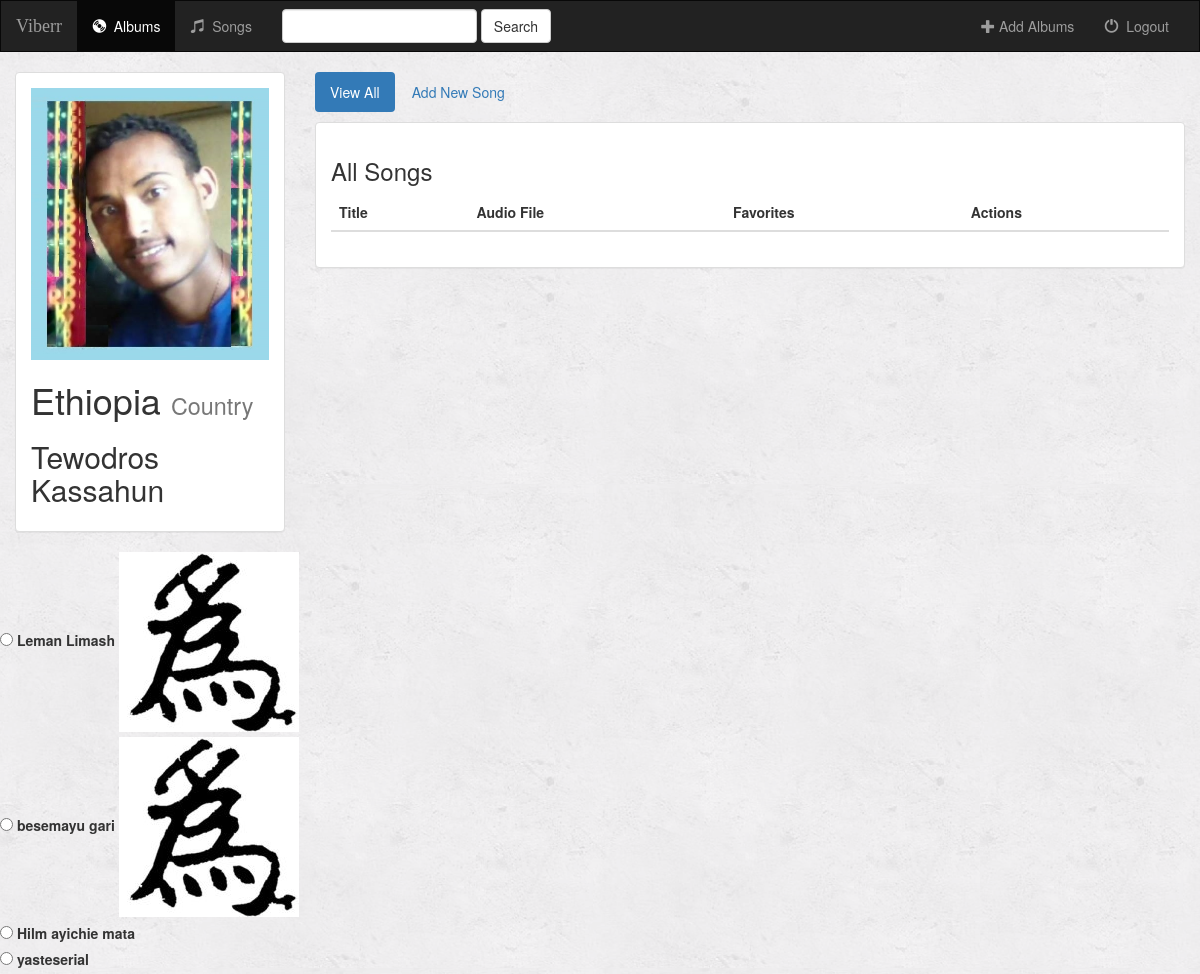
The app's page /music/1/ with its own data.
### music/models.py (models this page shows, shortened)
class Album(models.Model):
    artist = models.CharField(max_length=250)
    album_title = models.CharField(max_length=500)
    genre = models.CharField(max_length=100)
    album_logo = models.FileField()

class Song(models.Model):
    album = models.ForeignKey(Album, on_delete=models.CASCADE)
    file_type = models.CharField(max_length=10)
    song_title = models.CharField(max_length=250)
    is_favorite = models.BooleanField(default=False)

### music/views.py (the view)
# urls.py: url(r'^(?P<pk>[0-9]+)/$', views.DetailView.as_view(), name='detail'),
class DetailView(generic.DetailView):
    model = Album
    template_name = 'music/detail.html'

### music/templates/music/detail.html (shortened to what this page needs)
{% extends 'music/base.html' %}
{% block body %}
    <div class="container-fluid songs-container">
        <div class="row">
            <div class="col-sm-4 col-md-3">
                <div class="panel panel-default">
                    <div class="panel-body">
                        <a href="{% url 'detail' album.id %}">
                            <img src="{{ album.album_logo.url }}" class="img-responsive">
                        </a>
                        <h1>{{ album.album_title }}
                            <small>{{ album.genre }}</small>
                        </h1>
                        <h2>{{ album.artist }}</h2>
                    </div>
                </div>
            </div>
            <div class="col-sm-8 col-md-9">
                <ul class="nav nav-pills" style="margin-bottom: 10px;">
                    <li class="active"><a href="{% url 'detail' album.id %}">View All</a> </li>
                    <li><a href="#">Add New Song </a> </li>
                </ul>
                <div class="panel panel-default">
                    <div class="panel-body">
                        <h3>All Songs</h3>
                        <table class="table">
                            <thead>
                                <tr>
                                    <th>Title</th>
                                    <th>Audio File</th>
                                    <th>Favorites</th>
                                    <th>Actions</th>
                                </tr>
                            </thead>
                        </table>
                    </div>
                </div>
            </div>
        </div>
    </div>
        {% for song in album.song_set.all %}
            <input type="radio" id="song{{ forloop.counter }}" name="song" value="{{ song.id }}"/>
            <label for="song{{ forloop.counter }}" >
                {{ song.song_title }}
                {% if song.is_favorite %}
                    <img src="../../static/music/images/logo.jpeg" />
                {% endif %}
            </label>
            <br>
        {% endfor %}
{% endblock %}

### music/templates/music/base.html (shortened to what this page needs)
<!DOCTYPE html>
<html lang="en">
<head>
    {% load staticfiles %}
    <link rel="stylesheet" href="{% static 'music/bootstrap/css/bootstrap.min.css' %}" />
    <link rel="stylesheet" type="text/css" href="{% static 'music/style.css' %}" />
</head>
<body>
    <nav class="navbar navbar-inverse">
    <div class="container-fluid">
        <div class="navbar-header">
            <a class="navbar-brand" href="{% url 'index' %}">Viberr</a>
        </div>
        <div class="collapse navbar-collapse" id="topNavBar">
            <ul class="nav navbar-nav">
                <li class="active">
                    <a href="{% url 'index' %}" >
                        <span class="glyphicon glyphicon-cd" aria-hidden="true"></span>&nbsp; Albums
                    </a>
                </li>
                <li class="">
                    <a href="#" >
                        <span class="glyphicon glyphicon-music" aria-hidden="true"></span>&nbsp; Songs
                    </a>
                </li>
            </ul>
            <form class="navbar-form navbar-left" role="search" method="get" action="#">
                <div class="form-group">
                    <input class="form-control" type="text" name="q" value=""/>
                </div>
                <button class="btn btn-default" type="button">Search</button>
            </form>
            <ul class="nav navbar-nav navbar-right">
                <li class="">
                    <a href="{% url 'album-add' %}" >
                        <span class="glyphicon glyphicon-plus" aria-hidden="true"></span>&nbsp;Add Albums
                    </a>
                </li>
                <li class="">
                    <a href="#" >
                        <span class="glyphicon glyphicon-off" aria-hidden="true"></span>&nbsp; Logout
                    </a>
                </li>
            </ul>
        </div>
    </div>
    </nav>
    {% block body %}
    {% endblock %}
</body>
</html>

### music/static/music/style.css (style rules this page uses)
body { background: white url("images/back.jpg"); }
.navbar { border-radius : 0; }
.navbar-brand { font-family: 'Satisfy', cursive; }

### records on screen
Album: album_logo (picture), album_title "Ethiopia", genre "Country", artist "Tewodros Kassahun"
Song: song_title "Leman Limash", is_favorite True (drawn)
Song: song_title "besemayu gari", is_favorite True (drawn)
Song: song_title "Hilm ayichie mata"
Song: song_title "yasteserial"
